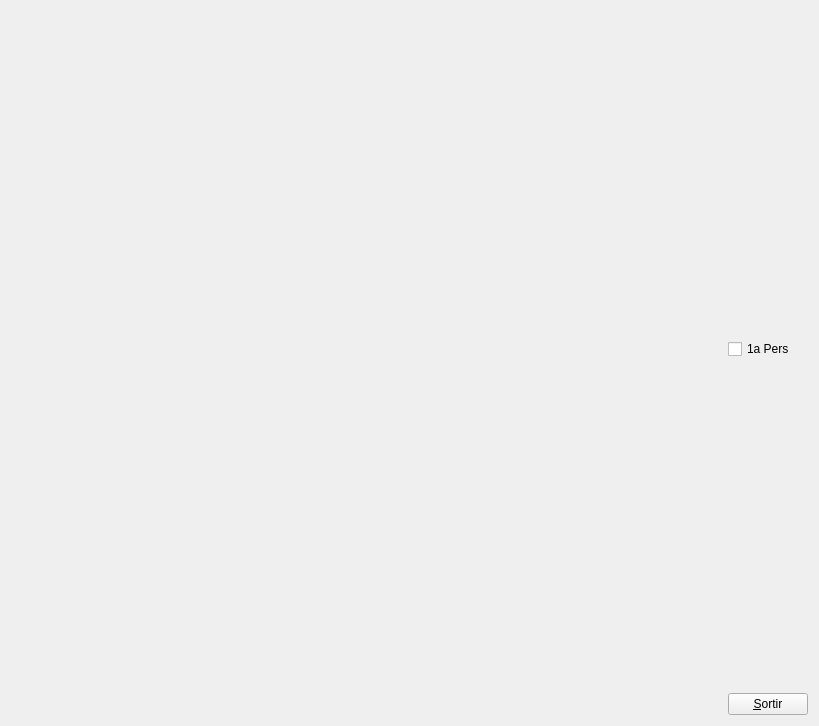
<?xml version="1.0" encoding="UTF-8"?>
<ui version="4.0">
 <class>MyForm</class>
 <widget class="QWidget" name="MyForm">
  <property name="geometry">
   <rect>
    <x>0</x>
    <y>0</y>
    <width>819</width>
    <height>726</height>
   </rect>
  </property>
  <property name="windowTitle">
   <string>Form</string>
  </property>
  <layout class="QHBoxLayout" name="horizontalLayout">
   <item>
    <widget class="MyGLWidget" name="widget" native="true">
     <property name="sizePolicy">
      <sizepolicy hsizetype="Expanding" vsizetype="Expanding">
       <horstretch>0</horstretch>
       <verstretch>0</verstretch>
      </sizepolicy>
     </property>
    </widget>
   </item>
   <item>
    <layout class="QVBoxLayout" name="verticalLayout">
     <item>
      <spacer name="verticalSpacer_2">
       <property name="orientation">
        <enum>Qt::Vertical</enum>
       </property>
       <property name="sizeHint" stdset="0">
        <size>
         <width>20</width>
         <height>40</height>
        </size>
       </property>
      </spacer>
     </item>
     <item>
      <widget class="QCheckBox" name="checkBox">
       <property name="text">
        <string>1a Pers</string>
       </property>
      </widget>
     </item>
     <item>
      <spacer name="verticalSpacer">
       <property name="orientation">
        <enum>Qt::Vertical</enum>
       </property>
       <property name="sizeHint" stdset="0">
        <size>
         <width>20</width>
         <height>40</height>
        </size>
       </property>
      </spacer>
     </item>
     <item>
      <widget class="QPushButton" name="pushButton">
       <property name="sizePolicy">
        <sizepolicy hsizetype="Fixed" vsizetype="Fixed">
         <horstretch>0</horstretch>
         <verstretch>0</verstretch>
        </sizepolicy>
       </property>
       <property name="text">
        <string>&amp;Sortir</string>
       </property>
      </widget>
     </item>
    </layout>
   </item>
  </layout>
 </widget>
 <customwidgets>
  <customwidget>
   <class>MyGLWidget</class>
   <extends>QWidget</extends>
   <header>MyGLWidget.h</header>
   <container>1</container>
   <slots>
    <signal>signalOBS()</signal>
    <signal>signalEscena()</signal>
    <signal>signalSlider(int)</signal>
    <signal>signalPrimera()</signal>
    <slot>canviaCameraEscena()</slot>
    <slot>canviaCameraOBS()</slot>
    <slot>ferZoom(int)</slot>
    <slot>primera_Persona()</slot>
   </slots>
  </customwidget>
 </customwidgets>
 <resources/>
 <connections>
  <connection>
   <sender>pushButton</sender>
   <signal>clicked()</signal>
   <receiver>MyForm</receiver>
   <slot>close()</slot>
   <hints>
    <hint type="sourcelabel">
     <x>808</x>
     <y>715</y>
    </hint>
    <hint type="destinationlabel">
     <x>839</x>
     <y>529</y>
    </hint>
   </hints>
  </connection>
  <connection>
   <sender>widget</sender>
   <signal>signalPrimera()</signal>
   <receiver>checkBox</receiver>
   <slot>click()</slot>
   <hints>
    <hint type="sourcelabel">
     <x>690</x>
     <y>470</y>
    </hint>
    <hint type="destinationlabel">
     <x>780</x>
     <y>350</y>
    </hint>
   </hints>
  </connection>
  <connection>
   <sender>checkBox</sender>
   <signal>clicked()</signal>
   <receiver>widget</receiver>
   <slot>primera_Persona()</slot>
   <hints>
    <hint type="sourcelabel">
     <x>752</x>
     <y>352</y>
    </hint>
    <hint type="destinationlabel">
     <x>711</x>
     <y>416</y>
    </hint>
   </hints>
  </connection>
 </connections>
</ui>
